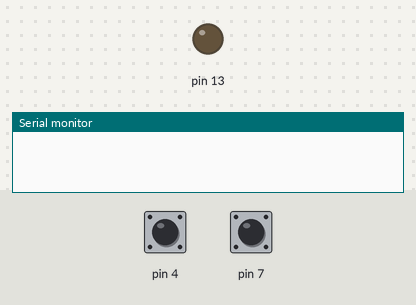
This sketch was run on a simulated Arduino Uno, built with avr-gcc and run on an emulated ATmega328P. On the bench: output pins drawn as LEDs (lit = HIGH), the last lines printed to the serial monitor. Inputs (shaded band) come from the test bench; at power-on: pin 4 HIGH, pin 7 HIGH. No radio packets arrive unless stated.

Above: at 1.2 s.
1.3 s: pin 4 pulled LOW for 0.15 s
At 1.5 s:
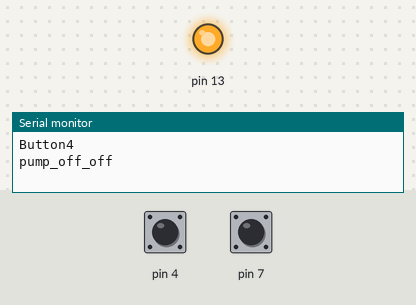
3.0 s: pin 7 pulled LOW for 0.15 s
At 3.9 s:
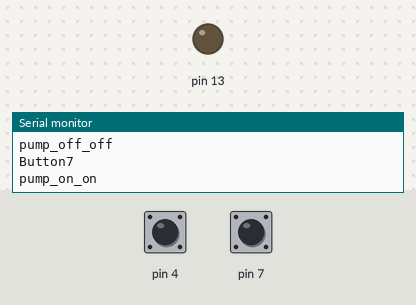
4.7 s: pin 7 pulled LOW for 3.2 s
At 9.2 s:
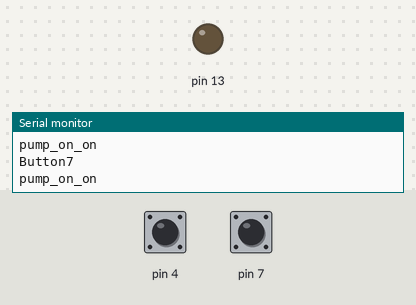
9.5 s: pin 4 pulled LOW for 3.2 s
At 14.2 s:
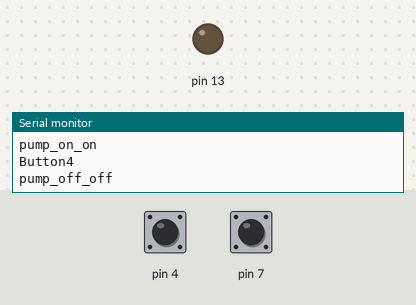
Timing chart, 0 to 15.3 s (numbered marks = the images above; inputs shaded):
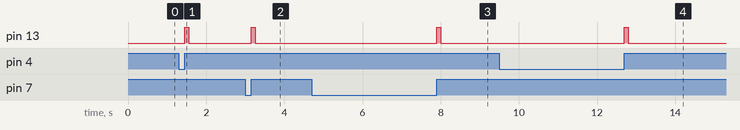

Measured:
- after the input at 1.3 s, pin 13: LOW → HIGH after 0.15 s, → LOW 0.10 s later
- after the input at 3.0 s, pin 13: LOW → HIGH after 0.15 s, → LOW 0.10 s later
- after the input at 4.7 s, pin 13: LOW → HIGH after 3.2 s, → LOW 0.10 s later
- after the input at 9.5 s, pin 13: LOW → HIGH after 3.2 s, → LOW 0.10 s later

The sketch:

Transmitter.ino
```cpp
#include <RH_ASK.h>
#include <SPI.h> // Not actually used but needed to compile
#include <JC_Button.h>

RH_ASK driver;

//const char *pump_on = "{\"pump\":\"on\"}\r\n";
//const char *pump_off = "{\"pump\":\"off\"}\r\n";

const char *pump_on = "pump_on_on\r\n";
const char *pump_off = "pump_off_off\r\n";

const byte BUTTON_PIN_7(7), BUTTON_PIN_4(4), LED_PIN(13);              // the standard Arduino "pin 13" LED
Button myBtn7(BUTTON_PIN_7);       // define the button
Button myBtn4(BUTTON_PIN_4);       // define the button


void setup()
{
  Serial.begin(9600);	  // Debugging only
  myBtn4.begin();              // initialize the button object
  myBtn7.begin();              // initialize the button object
  pinMode(LED_PIN, OUTPUT);   // set the LED pin as an output
  if (!driver.init()) {
    Serial.println("init failed");
  }
}

unsigned long led_milli = 0;

void loop()
{


  //  delay(1000); myBtn4.read();               // read the button
  myBtn7.read();               // read the button
  myBtn4.read();               // read the button

  if (myBtn4.wasReleased())    // if the button was released, change the LED state
  {
    digitalWrite(LED_PIN, HIGH);
    Serial.println("Button4");
    led_milli = millis();
    //Send the message
    Serial.println(pump_off);
    driver.send((uint8_t *)pump_off, strlen(pump_off));
    driver.waitPacketSent();
    ///////////////////////////
  }

  if (myBtn7.wasReleased())    // if the button was released, change the LED state
  {
    digitalWrite(LED_PIN, HIGH);
    Serial.println("Button7");
    led_milli = millis();
    //Send the message
    Serial.println(pump_on);
    driver.send((uint8_t *)pump_on, strlen(pump_on));
    driver.waitPacketSent();
    ///////////////////////////
  }

  //Turn off the led if milli is exeed
  if (millis() > led_milli + 100) {
    digitalWrite(LED_PIN, LOW);
  }

}
```
